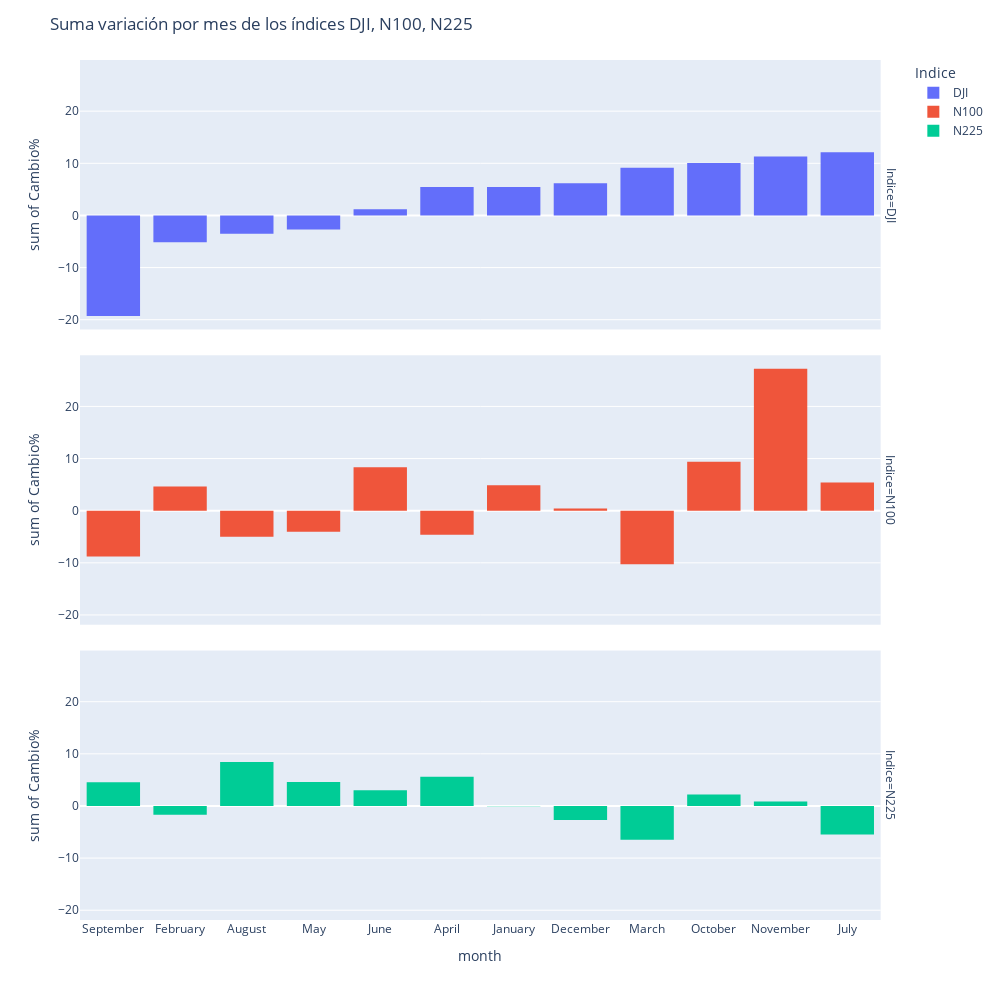

Notebook cell for this chart:
### Code cell
#Comparo como se comportó cada indice por mes durantes estos 5 años
indices= ["DJI","N100","N225"]
fig = px.histogram(data_frame = df[df["Indice"].isin(indices)].groupby(["Indice","month"])["Cambio%"].agg("sum").reset_index().sort_values("Cambio%"),
             x          = "month",
             y          = "Cambio%", 
             hover_data = ["Cambio%"],
             color      = "Indice",
             nbins      = 200,
             marginal   = "rug",
             facet_row = "Indice")

fig.update_layout(
    title = "Suma variación por mes de los índices DJI, N100, N225",
    autosize=False,
    width=1000,
    height=1000,
)

fig.show()

### Figure 1 — Plotly figure (JSON) as saved in the notebook; plotly's stock layout.template omitted (floating-point values rounded to 4 significant figures)
{"data": [{"alignmentgroup": "True", "bingroup": "x", "histfunc": "sum", "hovertemplate": "Indice=DJI<br>month=%{x}<br>sum of Cambio%=%{y}<extra></extra>", "legendgroup": "DJI", "marker": {"color": "#636efa", "pattern": {"shape": ""}}, "name": "DJI", "nbinsx": 200, "offsetgroup": "DJI", "orientation": "v", "showlegend": true, "type": "histogram", "x": ["September", "February", "August", "May", "June", "April", "January", "December", "March", "October", "November", "July"], "xaxis": "x3", "y": [-19.29, -5.123, -3.492, -2.698, 1.203, 5.459, 5.473, 6.195, 9.137, 10.07, 11.32, 12.14], "yaxis": "y3"}, {"alignmentgroup": "True", "bingroup": "x", "histfunc": "sum", "hovertemplate": "Indice=N100<br>month=%{x}<br>sum of Cambio%=%{y}<extra></extra>", "legendgroup": "N100", "marker": {"color": "#EF553B", "pattern": {"shape": ""}}, "name": "N100", "nbinsx": 200, "offsetgroup": "N100", "orientation": "v", "showlegend": true, "type": "histogram", "x": ["March", "September", "August", "April", "May", "December", "February", "January", "July", "June", "October", "November"], "xaxis": "x2", "y": [-10.26, -8.766, -5.015, -4.606, -4.016, 0.412, 4.657, 4.895, 5.392, 8.355, 9.404, 27.23], "yaxis": "y2"}, {"alignmentgroup": "True", "bingroup": "x", "histfunc": "sum", "hovertemplate": "Indice=N225<br>month=%{x}<br>sum of Cambio%=%{y}<extra></extra>", "legendgroup": "N225", "marker": {"color": "#00cc96", "pattern": {"shape": ""}}, "name": "N225", "nbinsx": 200, "offsetgroup": "N225", "orientation": "v", "showlegend": true, "type": "histogram", "x": ["March", "July", "December", "February", "January", "November", "October", "June", "September", "May", "April", "August"], "xaxis": "x", "y": [-6.485, -5.45, -2.714, -1.67, -0.043, 0.867, 2.177, 2.994, 4.555, 4.578, 5.606, 8.437], "yaxis": "y"}], "layout": {"annotations": [{"font": {}, "showarrow": false, "text": "Indice=N225", "textangle": 90, "x": 0.98, "xanchor": "left", "xref": "paper", "y": 0.1567, "yanchor": "middle", "yref": "paper"}, {"font": {}, "showarrow": false, "text": "Indice=N100", "textangle": 90, "x": 0.98, "xanchor": "left", "xref": "paper", "y": 0.5, "yanchor": "middle", "yref": "paper"}, {"font": {}, "showarrow": false, "text": "Indice=DJI", "textangle": 90, "x": 0.98, "xanchor": "left", "xref": "paper", "y": 0.8433, "yanchor": "middle", "yref": "paper"}], "autosize": false, "barmode": "relative", "height": 1000, "legend": {"title": {"text": "Indice"}, "tracegroupgap": 0}, "margin": {"t": 60}, "title": {"text": "Suma variación por mes de los índices DJI, N100, N225"}, "width": 1000, "xaxis": {"anchor": "y", "domain": [0, 0.98], "title": {"text": "month"}}, "xaxis2": {"anchor": "y2", "domain": [0, 0.98], "matches": "x", "showticklabels": false}, "xaxis3": {"anchor": "y3", "domain": [0, 0.98], "matches": "x", "showticklabels": false}, "yaxis": {"anchor": "x", "domain": [0, 0.3133], "title": {"text": "sum of Cambio%"}}, "yaxis2": {"anchor": "x2", "domain": [0.3433, 0.6567], "matches": "y", "title": {"text": "sum of Cambio%"}}, "yaxis3": {"anchor": "x3", "domain": [0.6867, 1.0], "matches": "y", "title": {"text": "sum of Cambio%"}}}}
